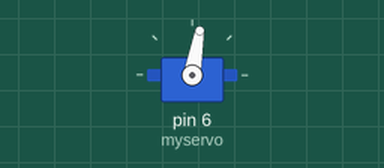
Recording of a sketch running on a simulated Arduino Uno, built with avr-gcc and run on an emulated ATmega328P. Parts: servo.

Above: at 0.1 s.
At 30.0 s:
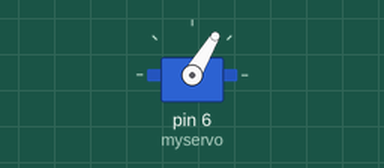
At 36.0 s:
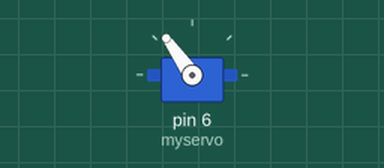
Timing chart, 0 to 37.5 s (numbered marks = the images above):
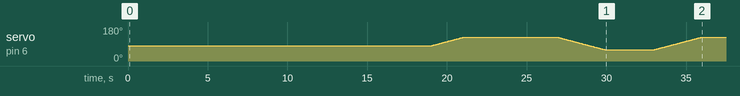

The sketch:

Camera_Upper_Servo.ino
```cpp
#include <Servo.h>
Servo myservo;
int servopos = 80;
void setup() {
  myservo.attach(6);
}

void loop()
{myservo.write(80);
delay (19000);
int servopos = 80;
while (true)
{while(servopos < 125) {
servopos = servopos+1;
myservo.write(servopos);
delay(45);
}
delay(5970);
while(servopos > 59) {
servopos = servopos-1;
myservo.write(servopos);
delay(45);
}
delay(3000);
}
}
```
